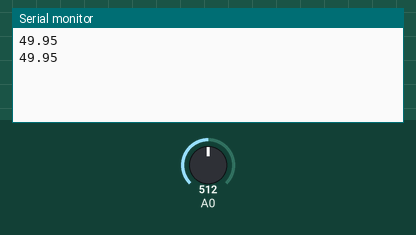
Simulated run of this sketch. Board: Arduino Uno, built with avr-gcc and run on an emulated ATmega328P. On the bench: the last lines printed to the serial monitor. Inputs (shaded band) come from the test bench; at power-on: A0 = 512.

Above: at 1.8 s.
1.9 s: A0 set to 716
At 2.8 s:
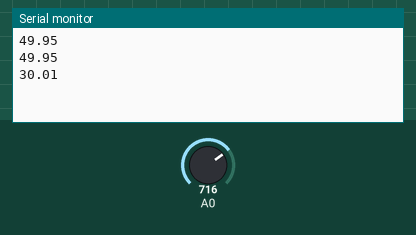
3.4 s: A0 set to 900
At 4.3 s:
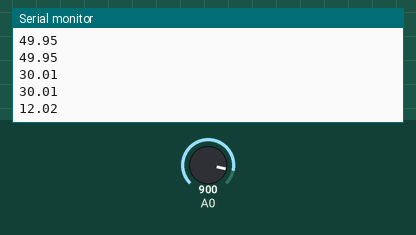
Timing chart, 0 to 6.4 s (numbered marks = the images above; inputs shaded):
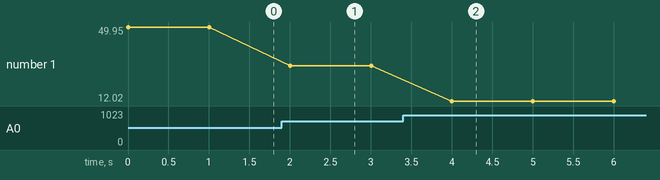

The sketch:

Demo_Feuchtigkeitssensor.ino
```cpp
// Setup( läuft 1mal, dann nimmer)
void setup() {
  // initialize serial communication at 9600 bits per second:
  Serial.begin(9600);
}

// looping
void loop() {
  // liest den analogPin A0
  double wert = analogRead(A0);
  // "Printed" den wert
  Serial.println(-1*((wert/1023*100)-100));
  delay(1000);        // Programmstopp in ms ( 1000ms = 1s )
}
```

Measured:
- after the input at 1.9 s, the serial monitor: prints a new line after 0.10 s (image 1)
- after the input at 3.4 s, the serial monitor: prints a new line after 0.60 s (image 2)
- plotted number 1: 49.95 → 30.01 after the input at 1.9 s, 30.01 → 12.02 after the input at 3.4 s
